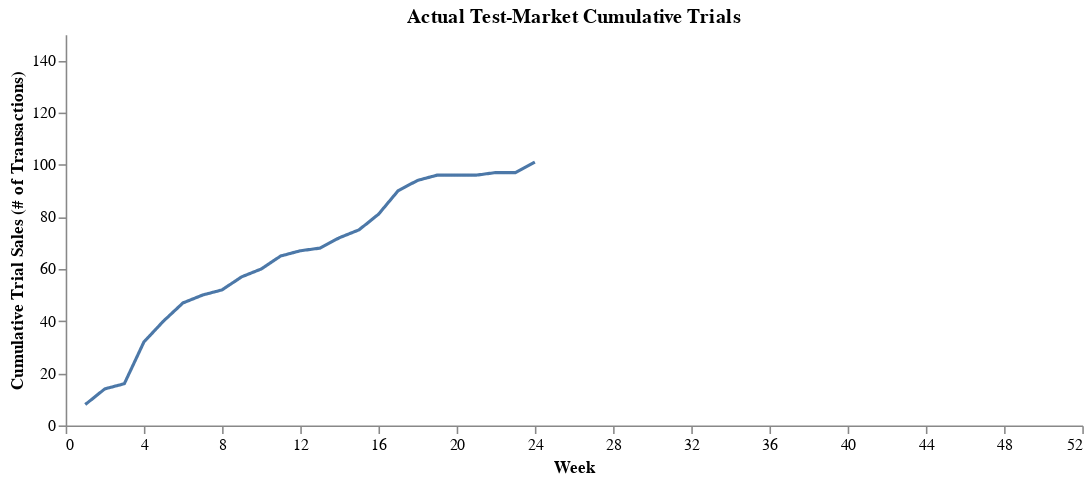

The code cell stored with this chart in its notebook:
### Markdown cell above
**Modelling Objective**:

Using the purchasing data for the 101 households who had tried Kiwi Bubbles by the end of week 24, we wish to forecast the purchasing behavior of the whole panel (i.e., 1499 households) to the end of the year (week 52).

### Code cell
(
    ChartTemp(modified_cum_trans.filter(pl.col('Week (t)')<=24))
    .line_encode('T(t):Q', y_scale=alt.Scale(domain=[0, 150]), y_title='Cumulative Trial Sales (# of Transactions)')
    .line_prop('Actual Test-Market Cumulative Trials')
)

### Figure 1 — Vega-Lite specification as saved in the notebook (floating-point values rounded to 4 significant figures)
{"$schema": "https://vega.github.io/schema/vega-lite/v5.20.1.json", "config": {"axisX": {"grid": false}, "axisY": {"grid": false}, "view": {"continuousHeight": 300, "continuousWidth": 300, "stroke": null}}, "data": {"name": "data-b5695179706b3d78752f038cacb9ffe0"}, "datasets": {"data-b5695179706b3d78752f038cacb9ffe0": [{"AR(t)": 0, "FR(t)": 0, "S(t)": 8, "T(t)": 8, "Week (t)": 1}, {"AR(t)": 0, "FR(t)": 1, "S(t)": 15, "T(t)": 14, "Week (t)": 2}, {"AR(t)": 0, "FR(t)": 2, "S(t)": 18, "T(t)": 16, "Week (t)": 3}, {"AR(t)": 0, "FR(t)": 3, "S(t)": 35, "T(t)": 32, "Week (t)": 4}, {"AR(t)": 0, "FR(t)": 7, "S(t)": 47, "T(t)": 40, "Week (t)": 5}, {"AR(t)": 2, "FR(t)": 9, "S(t)": 58, "T(t)": 47, "Week (t)": 6}, {"AR(t)": 3, "FR(t)": 12, "S(t)": 65, "T(t)": 50, "Week (t)": 7}, {"AR(t)": 4, "FR(t)": 13, "S(t)": 69, "T(t)": 52, "Week (t)": 8}, {"AR(t)": 7, "FR(t)": 17, "S(t)": 81, "T(t)": 57, "Week (t)": 9}, {"AR(t)": 9, "FR(t)": 18, "S(t)": 87, "T(t)": 60, "Week (t)": 10}, {"AR(t)": 13, "FR(t)": 22, "S(t)": 100, "T(t)": 65, "Week (t)": 11}, {"AR(t)": 15, "FR(t)": 23, "S(t)": 105, "T(t)": 67, "Week (t)": 12}, {"AR(t)": 16, "FR(t)": 23, "S(t)": 107, "T(t)": 68, "Week (t)": 13}, {"AR(t)": 18, "FR(t)": 23, "S(t)": 113, "T(t)": 72, "Week (t)": 14}, {"AR(t)": 19, "FR(t)": 23, "S(t)": 117, "T(t)": 75, "Week (t)": 15}, {"AR(t)": 21, "FR(t)": 24, "S(t)": 126, "T(t)": 81, "Week (t)": 16}, {"AR(t)": 26, "FR(t)": 24, "S(t)": 140, "T(t)": 90, "Week (t)": 17}, {"AR(t)": 30, "FR(t)": 28, "S(t)": 152, "T(t)": 94, "Week (t)": 18}, {"AR(t)": 32, "FR(t)": 32, "S(t)": 160, "T(t)": 96, "Week (t)": 19}, {"AR(t)": 35, "FR(t)": 33, "S(t)": 164, "T(t)": 96, "Week (t)": 20}, {"AR(t)": 38, "FR(t)": 33, "S(t)": 167, "T(t)": 96, "Week (t)": 21}, {"AR(t)": 39, "FR(t)": 34, "S(t)": 170, "T(t)": 97, "Week (t)": 22}, {"AR(t)": 40, "FR(t)": 35, "S(t)": 172, "T(t)": 97, "Week (t)": 23}, {"AR(t)": 43, "FR(t)": 35, "S(t)": 179, "T(t)": 101, "Week (t)": 24}]}, "encoding": {"color": {}, "x": {"axis": {"labelExpr": "datum.value", "title": "Week", "values": [0, 4, 8, 12, 16, 20, 24, 28, 32, 36, 40, 44, 48, 52]}, "field": "Week (t)", "scale": {"domain": [0, 52]}, "type": "quantitative"}, "y": {"field": "T(t)", "scale": {"domain": [0, 150]}, "title": "Cumulative Trial Sales (# of Transactions)", "type": "quantitative"}}, "height": 250, "mark": {"strokeDash": [1, 0], "strokeWidth": 2, "type": "line"}, "title": "Actual Test-Market Cumulative Trials", "width": 650}
